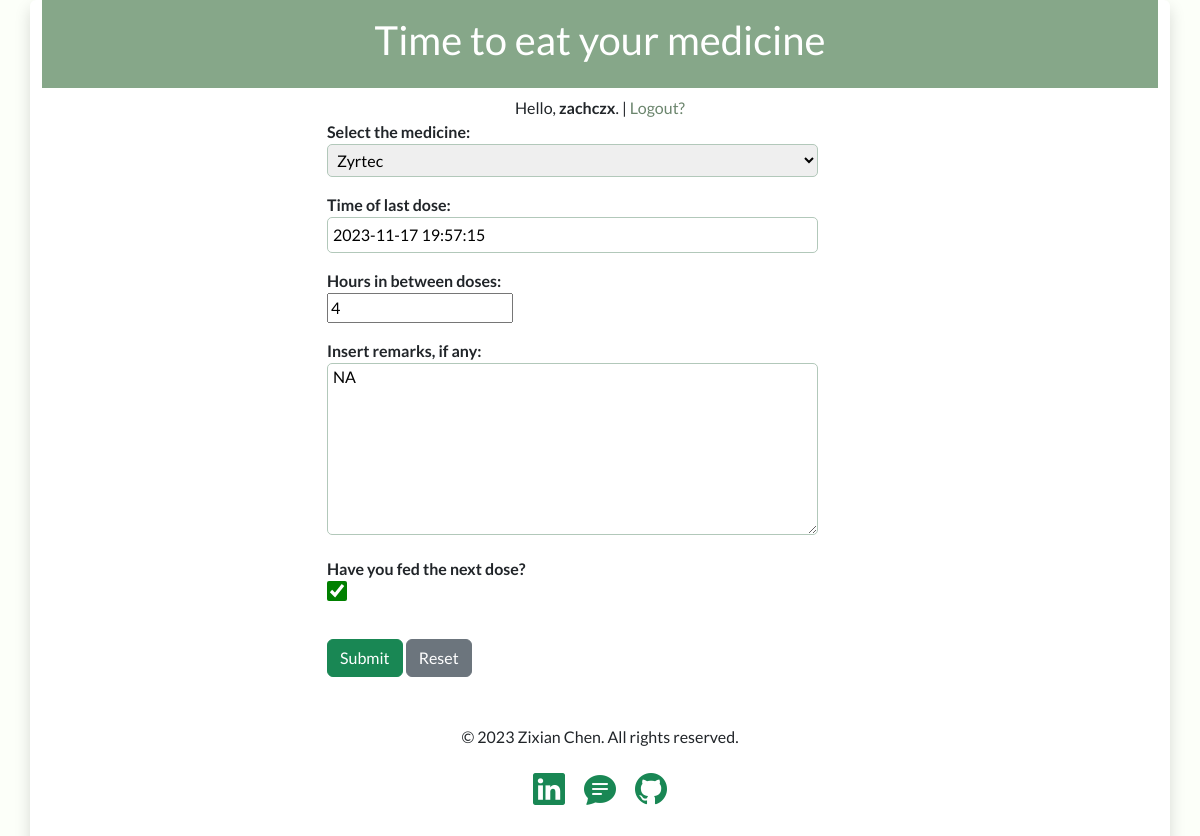
The app's page /update/3/ (signed in) with its own data.
### trackerapp/models.py (models this page shows, shortened)
class EatModel(models.Model):
    user = models.ForeignKey(User, on_delete=models.SET_NULL, null=True)
    medicine = models.CharField(max_length=50, choices=medicine_choices)
    last_fed = models.DateTimeField(default=datetime.now)
    interval = models.IntegerField(default=4)
    remarks = models.TextField(max_length=140)
    complete = models.BooleanField(default=False)
    created = models.DateTimeField(auto_now_add=True)
    class Meta:
        ordering = ['complete'] #ordering in descending just do -complete

### trackerapp/views.py (the view)
# urls.py: path('update/<int:pk>/', EatUpdate.as_view(), name='eatupdate'),
class EatUpdate(LoginRequiredMixin, UpdateView):
    model = EatModel
    fields = ['medicine', 'remarks', 'last_fed', 'interval', 'complete']
    success_url = reverse_lazy('eatlist')

### templates/trackerapp/EatModel_form.html (shortened to what this page needs)
{% extends 'base.html' %}
{% block content %}
<div class="row">
    <div class="col-3"></div>
    <div class="col-6">
        <form action="" method="POST">
            {% if form.medicine %}
            <div class="fw-bold">Select the medicine:</div>
            <div class="mb-3">{{ form.medicine }}</div>
            {% endif %}
            {% if form.last_fed %}
            <div class="fw-bold">Time of last dose:</div>
            <div class="mb-3">{{ form.last_fed }}</div>
            {% endif %}
            {% if form.interval %}
            <div class="fw-bold">Hours in between doses:</div>
            <div class="mb-3">{{ form.interval }}</div>
            {% endif %}
            {% if form.remarks %}
            <div class="fw-bold">Insert remarks, if any:</div>
            <div class="mb-3">{{ form.remarks }}</div>
            {% endif %}
            <div class="fw-bold">Have you fed the next dose?</div>
            <div class="mb-3">{{ form.complete }}</div>
            <div class="pt-3">
                <input type="submit" value="Submit" class="btn btn-success">
                <input type="reset" value="Reset" class="btn btn-secondary">
            </div>
        </form>
    </div>
    <div class="col-3"></div>
</div>
{% endblock %}

### templates/base.html (shortened to what this page needs)
<!DOCTYPE html>
<html lang="en">
<head>
    <link rel="stylesheet" href="https://cdn.jsdelivr.net/npm/bootstrap@5.3.2/dist/css/bootstrap.min.css">
    <link rel="stylesheet" href="https://cdn.jsdelivr.net/npm/bootstrap-icons@1.11.1/font/bootstrap-icons.css">
</head>
<body>
<div class="container shadow mb-5 pb-5 bg-white rounded">
    <div class="row">
        <a href="{% url 'eatlist' %}" id="header"><div class="col p-3 mb-2 text-white" style="background-color: #86A789">
            <h1 class="text-center">Time to eat your medicine</h1>
        </div></a>
    </div>
    <div class="row">
        {% if user.is_authenticated %}
            <div class="col-12 text-center">Hello, <b>{{user.username}}</b>. | <a href="{% url 'eatlogout' %}">Logout?</a></div>
        {% else %}
            <div class="col-12 text-center">You are not logged in. <a href="{% url 'eatlogin' %}">Please login here</a>.</div>
        {% endif %}
    </div>
        {% block content %}
        {% endblock %}
{% include "_footer.html" %}
</div>
</body>
</html>

### templates/base.html (style rules this page uses)
body { background-color: #FCFFF9; font-family: 'Lato', sans-serif; }
input[type=text], input[type=password] { border: 1px solid #B2C8BA; border-radius: 5px; padding: 5px; width: 90%; }
input[type=checkbox] { height: 1.25em; width: 1.25em; accent-color: green; }
textarea { border: 1px solid #B2C8BA; border-radius: 5px; padding: 5px; width: 90%; line-height: 1em; }
select { border: 1px solid #B2C8BA; border-radius: 5px; padding: 5px; width: 90%; }
#header { text-decoration: none; }
a, a:visited { text-decoration: none; color: #6B856D; font-weight: 500; }

### records on screen
EatModel: medicine "Zyrtec", last_fed "2023-11-17 19:57:15", interval "4", remarks "NA", complete "☑"

### other values on screen
{{ user.username }} "zachczx"
